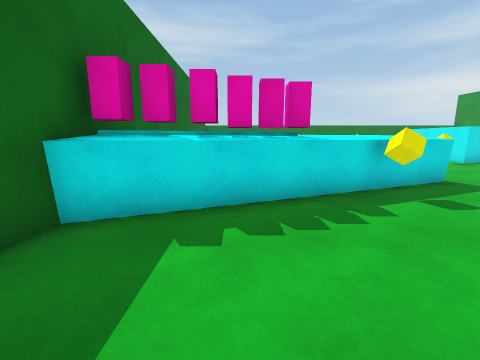
[1] (above)

15 first-person views from a walk through a 3-D level made in the Unity game engine. The camera is 1.3 m above the floor, tilts 10° down and sees 90° across. The floor is counted in squares, 1 m on a side. Each view is taken from the middle of a square. On the plan, view 1 faces up. The plan holds only what a view shows up to about 12 squares ahead; the rest is blank. The player is left out.

[2]
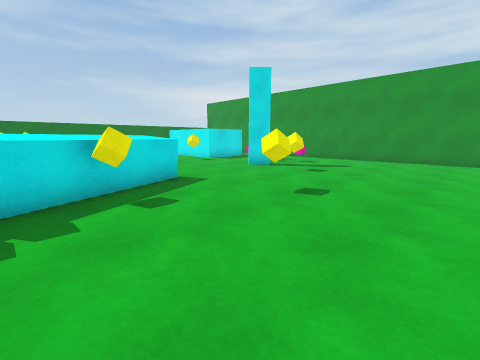

[3]
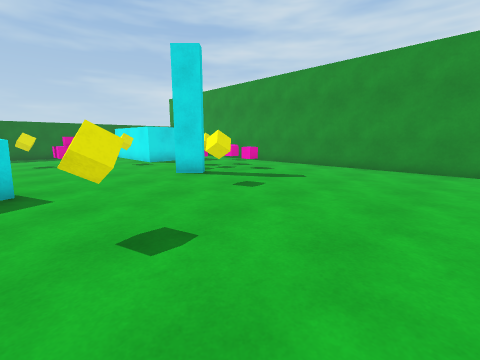

[4]
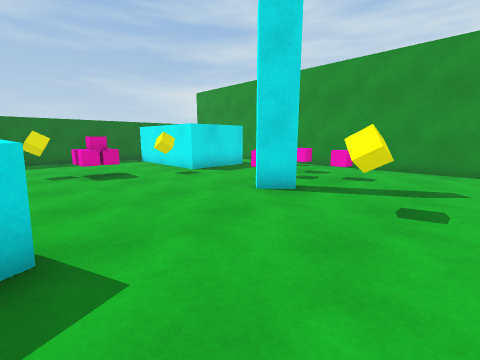

[5]
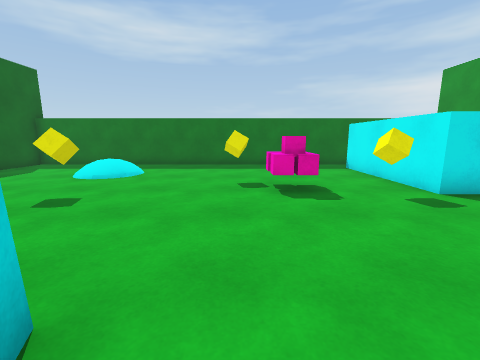

[6]
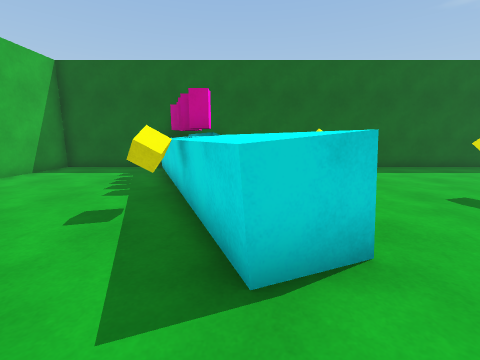

[7]
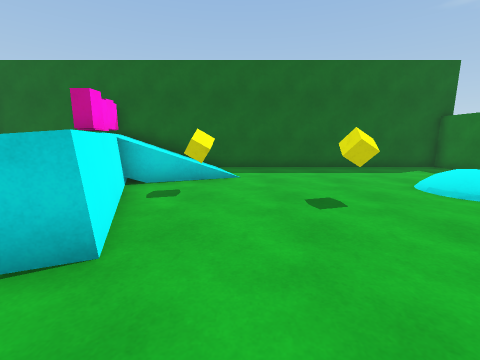

[8]
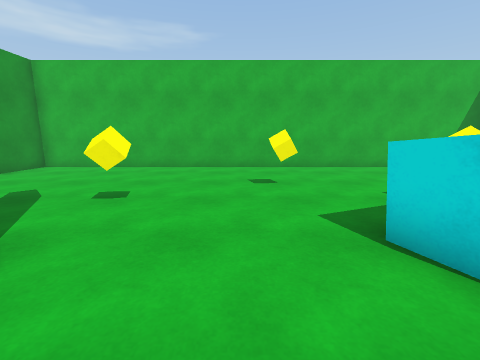

[9]
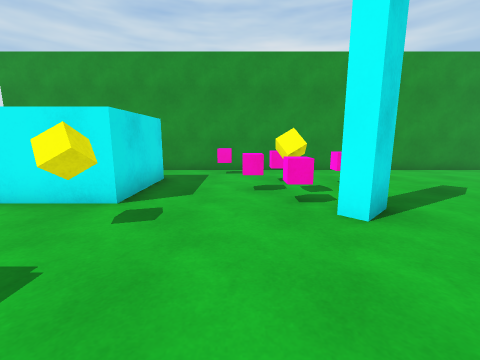

[10]
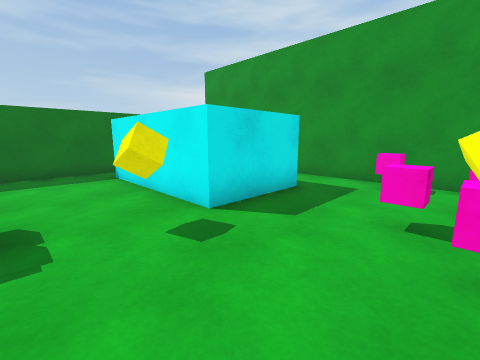

[11]
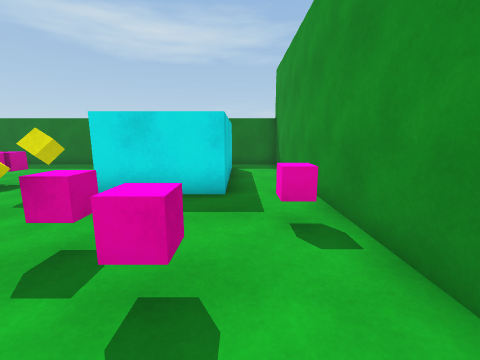

[12]
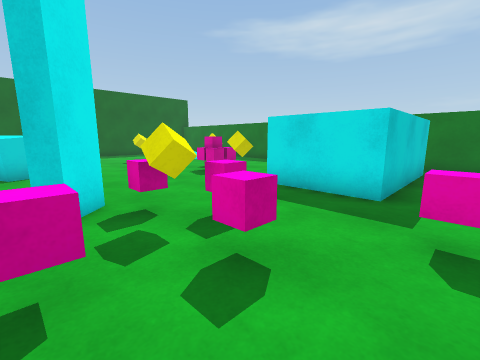

[13]
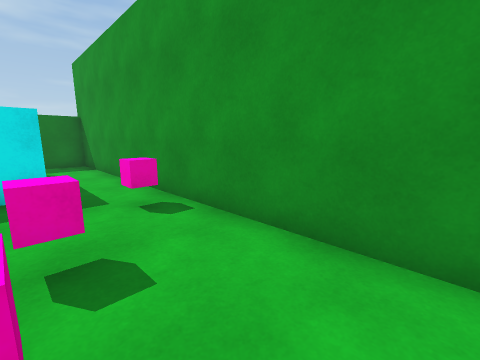

[14]
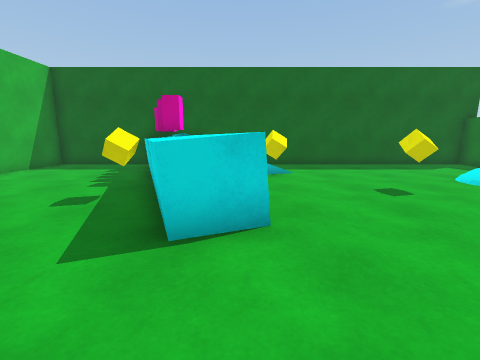

[15]
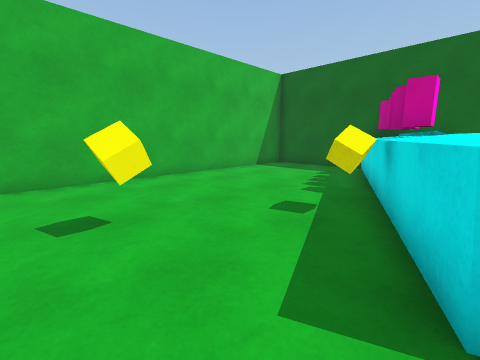

### Floor plan
Key: @ floor where view 1 was taken; # wall or solid block; . floor; / step, stairs or slope; = window, fence, low wall or low ledge; ^ raised ledge; v drop or lower ground; O other object.
Columns run from 3 left of view 1 to 17 right of it. Each row starts with its distance up from view 1.
 19 #####################
 18 #... ...........  ..#
 17 #...  .........^ ^..#
 16 #...///........^ ^..#
 15 #....//........^ ^..#
 14 #.........OOO..^ ^..#
 13 #.....O....OOO.^^^..#
 12 #...................#
 11 #..................O#
 10 #...............O..O#
  9 #///.O.........OOO..#
  8 #///=..^^^....##....#
  7 #///v^^^^^.......O..#
  6 #//OOOOO............#
  5 #OOO#=........O.....#
  4 #O^.......O.........#
  3 #...................#
  2 #...................#
  1 #...................#
  0 #..@................#
 -1 #####################

Positions as (right, up) in squares from view 1, and headings:
1: (0, 0), facing up
2: (2, 0), facing up-right
3: (6, 0), facing up-right
4: (6, 4), facing up-right
5: (7, 7), facing up
6: (8, 7), facing left
7: (8, 10), facing left
8: (8, 10), facing down
9: (7, 10), facing right
10: (9, 9), facing up-right
11: (15, 7), facing up
12: (16, 7), facing up-left
13: (14, 6), facing up-right
14: (9, 8), facing left
15: (8, 7), facing down-left
